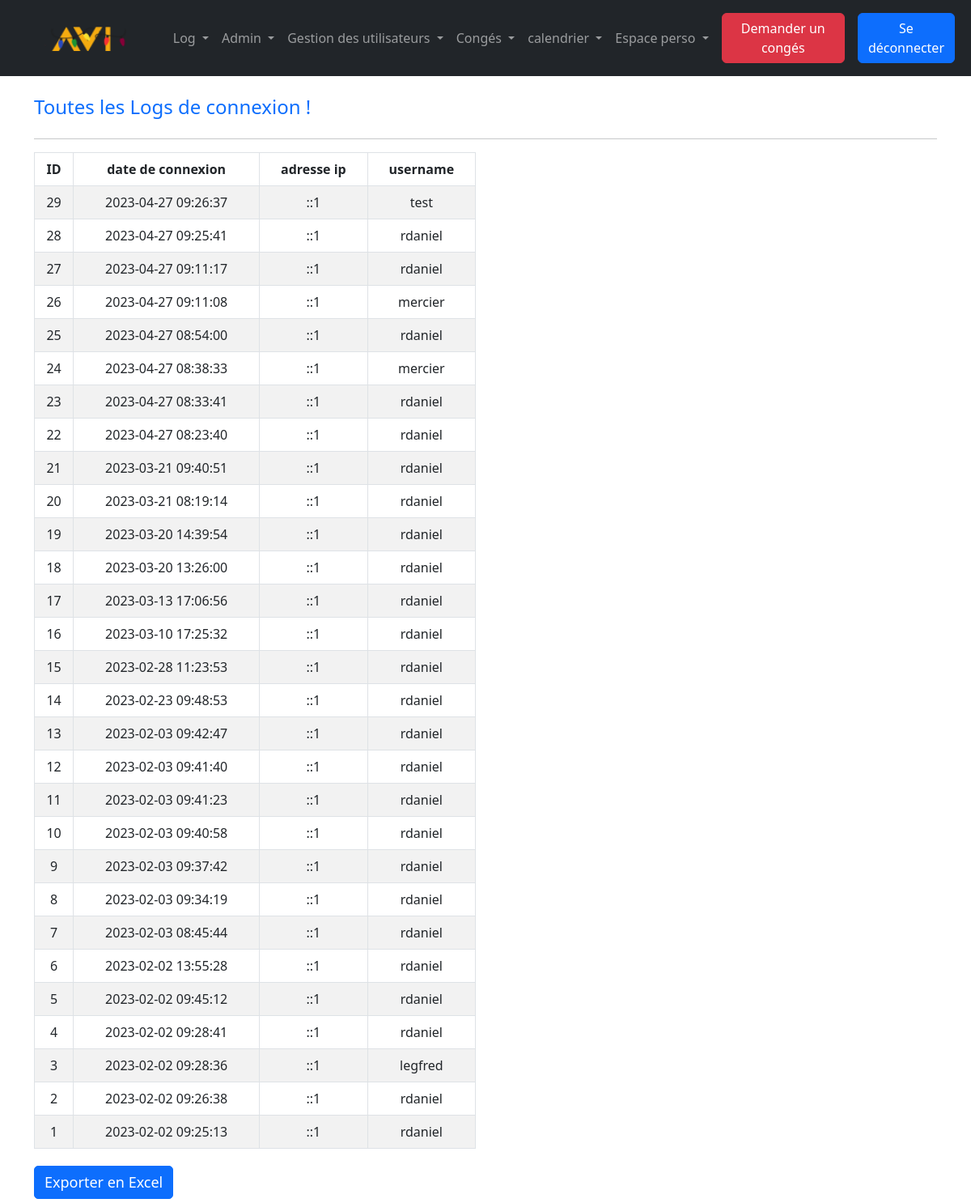
The app's page /index.php?action=logconnexion&id=3 (signed in) with its own data.
### tables this page shows
CREATE TABLE `log_connexion` (
  `id_log` int(11) NOT NULL,
  `date_connexion` datetime NOT NULL,
  `ip_adress` varchar(255) NOT NULL,
  `username` varchar(255) NOT NULL,
  `connection` varchar(255) NOT NULL
);

### src/lib/database.php (called while the page is built, shortened)
<?php
class DatabaseConnection
{
    public ?\PDO $database = null;
    public function getConnection(): \PDO
    {
        if ($this->database === null) {
            $this->database = new \PDO('mysql:host=localhost;dbname=intranet;charset=utf8', 'root', '');
        }
        return $this->database;
    }
}

### src/model/User.php (called while the page is built, shortened)
<?php
require_once('src/lib/database.php');
class User_Model
{
        public DatabaseConnection $connection;
        public function getCrudLog(){
            $stmt = $this->connection->getConnection()->prepare("
                                            SELECT id_log, date_connexion, ip_adress, username
                                            FROM log_connexion
                                            ORDER BY date_connexion DESC");
            $stmt->execute();
            $cruds = [];
            while (($row = $stmt->fetch())) {
                $crud = new User();
                $crud->id_log = $row['id_log'];
                $crud->date_connexion = $row['date_connexion'];
                $crud->ip_adress = $row['ip_adress'];
                $crud->username = $row['username'];
                $cruds[] = $crud;
            }
            return $cruds;
        }
}

### templates/Log/log_connexion.php (the view, shortened to what this page needs)
  <div class="container">
    <div class="row mt-4">
      <div class="col-lg-6 d-flex justify-content-between align-items-center">
        <div>
          <h4 class="text-primary">Toutes les Logs de connexion !</h4>
        </div>
      </div>
    </div>
    <hr>
    <div class="row">
      <div class="col-lg-6">
        <div class="table-responsive">
          <table class="table table-striped table-bordered text-center" id="table">
            <thead>
              <tr>
                <th>ID</th>
                <th>date de connexion</th>
                <th>adresse ip</th>
                <th>username</th>
              </tr>
            </thead>
            <tbody>
                <?php
                foreach($cruds as $crud){
                    $id_log = $crud->id_log;
                ?>
                <tr>
                    <td data-id="<?= $id_log ?>"><?= $id_log ?></td>
                    <td data-id="<?= $id_log ?>"><?= $crud->date_connexion ?></td>
                    <td data-id="<?= $id_log ?>"><?= $crud->ip_adress ?></td>
                    <td data-id="<?= $id_log ?>"><?= $crud->username ?></td>
                </tr>
                <?php
                }
                ?>
            </tbody>
          </table>
        </div>
      </div>
    </div>
    <button class="btn btn-primary" onclick="exportData()">Exporter en Excel</button>
  </div>
<?php $content = ob_get_clean(); ?>
<?php require('templates/layout.php') ?>

### templates/header/navbar.php (shortened to what this page needs)
<?php
    $id = $_SESSION['id'];
?>
    <nav class="navbar navbar-expand-sm navbar-dark bg-dark">
        <div class="container-fluid">
            <a class="navbar-brand" href="index.php?action=connected&id=<?=$id?>"><img id="MDB-logo" src="assets/img/LOGO.png" alt="MDB Logo" draggable="false" height="30" /></a>
            <div class="collapse navbar-collapse" id="mynavbar">
                <ul class="navbar-nav me-auto">
                    <?php
                    if($_SESSION['id_poste'] == 1){
                    ?>
                    <li class="nav-item dropdown">
                        <a class="nav-link dropdown-toggle" href="#" id="navbarDropdown" role="button" data-bs-toggle="dropdown" aria-expanded="false">
                            Log
                        </a>
                    </li>
                    <?php
                    }
                    ?>
                    <?php
                    if($_SESSION['id_poste'] !== 2){
                    ?>
                    <li class="nav-item dropdown">
                        <a class="nav-link dropdown-toggle" href="#" id="navbarDropdown" role="button" data-bs-toggle="dropdown" aria-expanded="false">
                            Admin
                        </a>
                    </li>
                    <li class="nav-item dropdown">
                        <a class="nav-link dropdown-toggle" href="#" id="navbarDropdown" role="button" data-bs-toggle="dropdown" aria-expanded="false">
                          Gestion des utilisateurs
                        </a>
                    </li>
                    <li class="nav-item dropdown">
                        <a class="nav-link dropdown-toggle" href="#" id="navbarDropdown" role="button" data-bs-toggle="dropdown" aria-expanded="false">
                          Congés
                        </a>
                    </li>
                    <?php
                    }
                    ?>
                    <li class="nav-item dropdown">
                        <a class="nav-link dropdown-toggle" href="#" id="navbarDropdown" role="button" data-bs-toggle="dropdown" aria-expanded="false">
                          calendrier
                        </a>
                    </li>
                    <li class="nav-item dropdown">
                        <a class="nav-link dropdown-toggle" href="#" id="navbarDropdown" role="button" data-bs-toggle="dropdown" aria-expanded="false">
                          Espace perso
                        </a>
                    </li>
                </ul>
                <div class="ms-auto p-2 bd-highlight">
                    <ul class="navbar-nav me-auto">
                        <li class="nav-item ">
                            <a class="btn btn-danger" href="index.php?action=createConges&id=<?=$id?>">Demander un congés</a>
                        </li>
                        <li class="nav-item ms-3">
                            <a class="btn btn-primary btn-rounded" href='index.php?action=deconnection'><span>Se déconnecter</span></a>
                        </li>
                    </ul>
                </div>
            </div>
        </div>
    </nav>
<?php $content = ob_get_clean(); ?>
<?php require('templates/layout.php') ?>

### index.php (shortened to what this page needs)
<?php
require_once('src/controllers/navbar.php');
require_once('src/controllers/users/historique_conges.php');
require_once('src/controllers/log/log_connexion.php');
try {
    if (isset($_GET['action']) && $_GET['action'] !== '') {
        if ($_GET['action'] === 'connection') {
            (new Login())->execute($_POST);
        }elseif($_GET['action'] === 'logconnexion' && $_SESSION['id_poste'] == 1){
            if (isset($_GET['id']) && $_GET['id'] > 0) {
                $id_employe = $_GET['id'];
                (new Navbar())->execute();
                (new CrudLog())->Crud($id_employe);
            } else {
                throw new Exception('Erreur de ma');
            }
        }elseif($_GET['action'] === 'deconnection'){
            (new Mainpage())->logout();
        }else {
            (new Navbar())->execute();
            throw new Exception("La page que vous recherchez n'existe pas.");
        }
    }
} catch (Exception $e) {
    $errorMessage = $e->getMessage();
    require('templates/error.php');
}

### src/controllers/navbar.php (shortened to what this page needs)
<?php
class Navbar
{
    public function execute()
    {
        if($_SESSION['username'] !== ""){
            require('templates/header/navbar.php');
        }else{
            header("Location: index.php");
        }
    }
}

### templates/layout.php (shortened to what this page needs)
<!DOCTYPE html>
<html>
    <head>
        <link rel="stylesheet" href="assets/css/bootstrap.min.css">
        <link rel="stylesheet" href="assets/css/style.css">
    </head>
    <body>
        <?= $content ?>
    </body>
</html>

### src/controllers/log/log_connexion.php (shortened to what this page needs)
<?php
require_once('src/lib/database.php');
require_once('src/model/user.php');
class CrudLog
{
    public function CRUD(int $id_employe){
        $log_model = new User_Model();
        $log_model->connection = new DatabaseConnection();
        $cruds = $log_model->getCrudLog();
        if($_SESSION['id'] !== ""){
            require('templates/log/log_connexion.php');
        }else{
            header("Location: index.php");
        }
    }
}

### assets/css/style.css (style rules this page uses)
input, textarea, button { padding: 8px 15px; border-radius: 5px !important; margin: 5px 0px; box-sizing: border-box; border: 1px solid #ccc; font-size: 18px !important; font-weight: 300 }

### records on screen
log_connexion: id_log "29", date_connexion "2023-04-27 09:26:37", ip_adress "::1", username "test"
log_connexion: id_log "28", date_connexion "2023-04-27 09:25:41", ip_adress "::1", username "rdaniel"
log_connexion: id_log "27", date_connexion "2023-04-27 09:11:17", ip_adress "::1", username "rdaniel"
log_connexion: id_log "26", date_connexion "2023-04-27 09:11:08", ip_adress "::1", username "mercier"
log_connexion: id_log "25", date_connexion "2023-04-27 08:54:00", ip_adress "::1", username "rdaniel"
log_connexion: id_log "24", date_connexion "2023-04-27 08:38:33", ip_adress "::1", username "mercier"
log_connexion: id_log "23", date_connexion "2023-04-27 08:33:41", ip_adress "::1", username "rdaniel"
log_connexion: id_log "22", date_connexion "2023-04-27 08:23:40", ip_adress "::1", username "rdaniel"
log_connexion: id_log "21", date_connexion "2023-03-21 09:40:51", ip_adress "::1", username "rdaniel"
log_connexion: id_log "20", date_connexion "2023-03-21 08:19:14", ip_adress "::1", username "rdaniel"
log_connexion: id_log "19", date_connexion "2023-03-20 14:39:54", ip_adress "::1", username "rdaniel"
log_connexion: id_log "18", date_connexion "2023-03-20 13:26:00", ip_adress "::1", username "rdaniel"
log_connexion: id_log "17", date_connexion "2023-03-13 17:06:56", ip_adress "::1", username "rdaniel"
log_connexion: id_log "16", date_connexion "2023-03-10 17:25:32", ip_adress "::1", username "rdaniel"
log_connexion: id_log "15", date_connexion "2023-02-28 11:23:53", ip_adress "::1", username "rdaniel"
log_connexion: id_log "14", date_connexion "2023-02-23 09:48:53", ip_adress "::1", username "rdaniel"
log_connexion: id_log "13", date_connexion "2023-02-03 09:42:47", ip_adress "::1", username "rdaniel"
log_connexion: id_log "12", date_connexion "2023-02-03 09:41:40", ip_adress "::1", username "rdaniel"
log_connexion: id_log "11", date_connexion "2023-02-03 09:41:23", ip_adress "::1", username "rdaniel"
log_connexion: id_log "10", date_connexion "2023-02-03 09:40:58", ip_adress "::1", username "rdaniel"
log_connexion: id_log "9", date_connexion "2023-02-03 09:37:42", ip_adress "::1", username "rdaniel"
log_connexion: id_log "8", date_connexion "2023-02-03 09:34:19", ip_adress "::1", username "rdaniel"
log_connexion: id_log "7", date_connexion "2023-02-03 08:45:44", ip_adress "::1", username "rdaniel"
log_connexion: id_log "6", date_connexion "2023-02-02 13:55:28", ip_adress "::1", username "rdaniel"
log_connexion: id_log "5", date_connexion "2023-02-02 09:45:12", ip_adress "::1", username "rdaniel"
log_connexion: id_log "4", date_connexion "2023-02-02 09:28:41", ip_adress "::1", username "rdaniel"
log_connexion: id_log "3", date_connexion "2023-02-02 09:28:36", ip_adress "::1", username "legfred"
log_connexion: id_log "2", date_connexion "2023-02-02 09:26:38", ip_adress "::1", username "rdaniel"
log_connexion: id_log "1", date_connexion "2023-02-02 09:25:13", ip_adress "::1", username "rdaniel"
